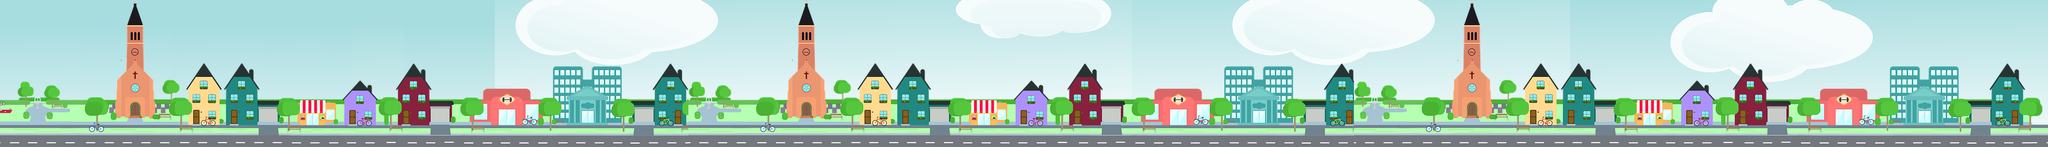

Tiled map render using the project's own tile images. Description and the map definition, with tile-layer contents summarised, below:
An orthogonal 360x26 tile map with 10x10 px tiles, 3 tile layers (bg, Tile Layer 1, Tile Layer 3), 2 tilesets and 3 objects.

<map version="1.0" tiledversion="1.0.1" orientation="orthogonal" renderorder="right-down" width="360" height="26" tilewidth="10" tileheight="10" nextobjectid="5">
 <tileset firstgid="1" name="city-2042634_1280" tilewidth="10" tileheight="10" tilecount="8192" columns="128">
  <image source="graphic/city-2042634_1280.png" trans="ff00ff" width="1280" height="640" />
 </tileset>
 <tileset firstgid="8193" name="bg" tilewidth="10" tileheight="10" tilecount="4318" columns="127">
  <image source="graphic/bg.png" trans="ff00ff" width="1279" height="347" />
 </tileset>
 <layer name="bg" width="360" height="26">
  <data>[9360 cells, 9360 non-empty, 3608 distinct tile ids]</data>
 </layer>
 <layer name="Tile Layer 1" width="360" height="26">
  <data>[9360 cells, 9338 non-empty, 3279 distinct tile ids]</data>
 </layer>
 <layer name="Tile Layer 3" width="360" height="26">
  <data>[9360 cells, 0 non-empty, 0 distinct tile ids]</data>
 </layer>
 <objectgroup name="Object Layer 1">
  <object id="2" x="0" y="240" width="3600" height="20" />
  <object id="3" x="-21" y="3.5" width="30" height="260" />
 </objectgroup>
 <objectgroup name="Object Layer 2" />
 <objectgroup name="Object Layer 3" />
 <objectgroup name="Object Layer 4">
  <object id="4" x="3583" y="1" width="40" height="260" />
 </objectgroup>
</map>
